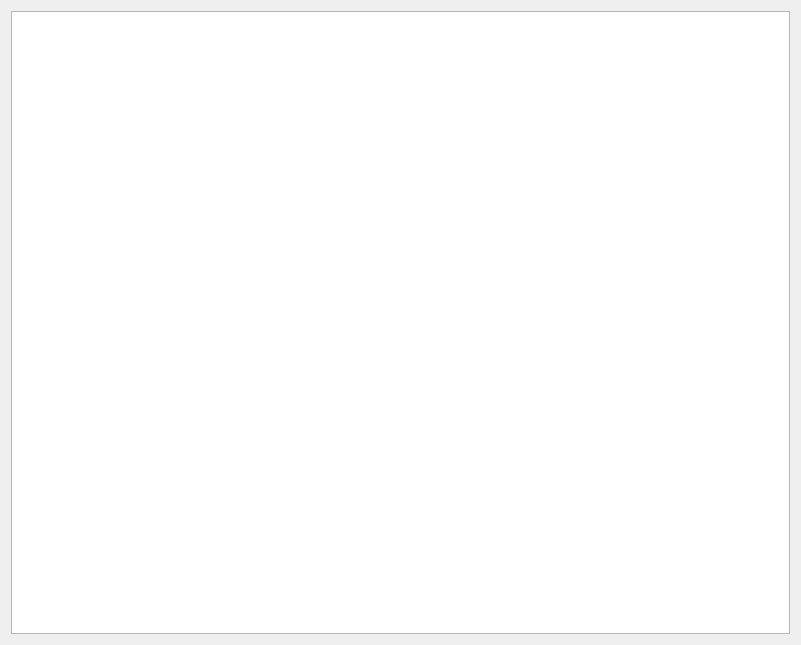
<?xml version="1.0" encoding="UTF-8"?>
<ui version="4.0">
 <class>photo_paint</class>
 <widget class="QDialog" name="photo_paint">
  <property name="geometry">
   <rect>
    <x>0</x>
    <y>0</y>
    <width>801</width>
    <height>645</height>
   </rect>
  </property>
  <property name="windowTitle">
   <string>Dialog</string>
  </property>
  <layout class="QGridLayout" name="gridLayout">
   <item row="0" column="0">
    <widget class="QGraphicsView" name="graphicsView"/>
   </item>
  </layout>
 </widget>
 <resources/>
 <connections/>
</ui>
